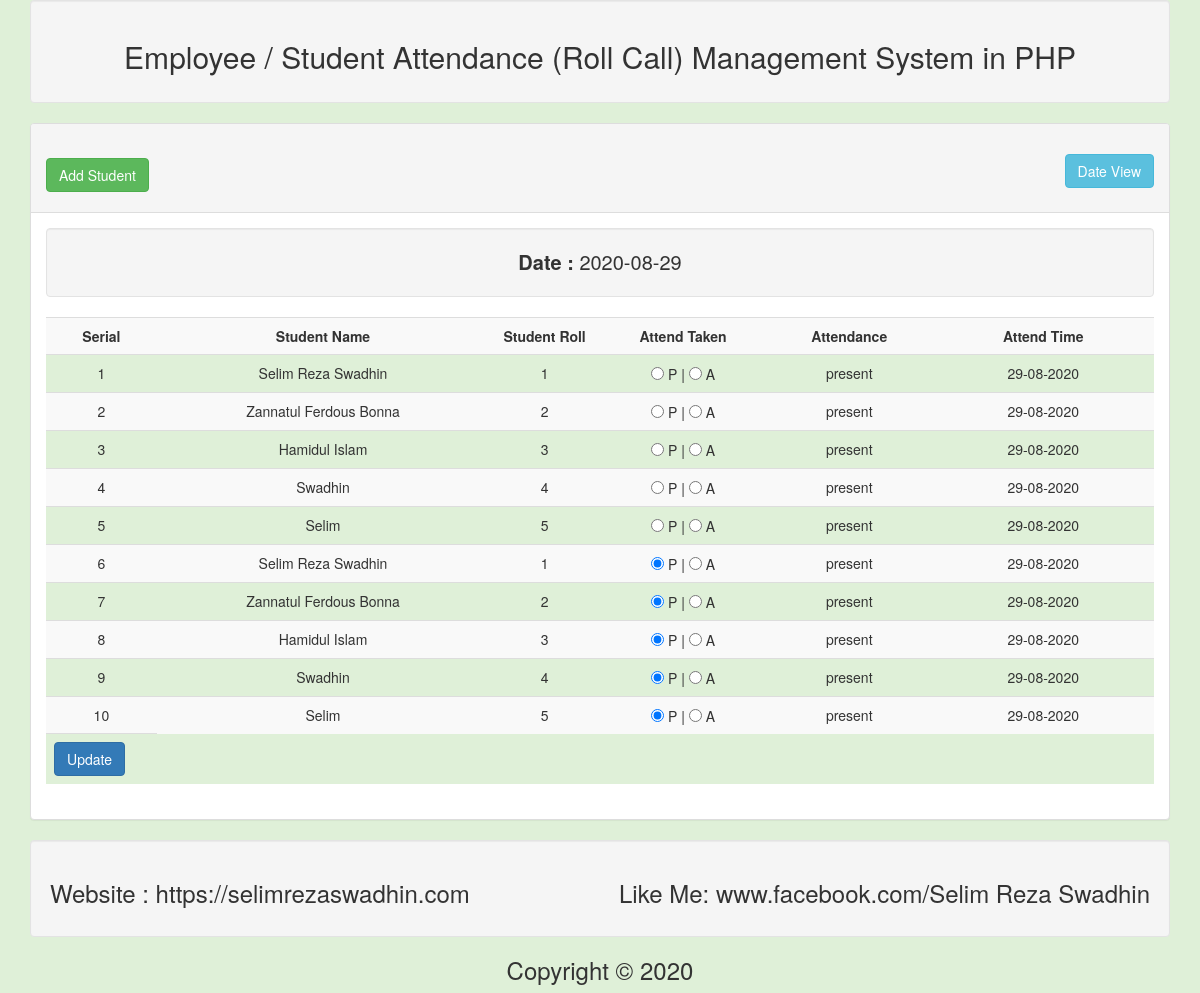
The page /student_view.php?dt=2020-08-29 on the database its author committed.
### tables this page shows
CREATE TABLE IF NOT EXISTS `tbl_student` (
  `id` int(11) NOT NULL AUTO_INCREMENT COMMENT 'auto and primary',
  `name` varchar(255) NOT NULL,
  `roll` int(11) NOT NULL COMMENT 'roll is unique',
  PRIMARY KEY (`id`),
  UNIQUE KEY `roll` (`roll`)
);

CREATE TABLE IF NOT EXISTS `tbl_attendance` (
  `id` int(11) NOT NULL AUTO_INCREMENT,
  `roll` int(11) NOT NULL COMMENT 'roll here foreign key',
  `attend` varchar(255) NOT NULL,
  `attend_time` date NOT NULL,
  PRIMARY KEY (`id`)
);

### lib/Database.php (called while the page is built, shortened)
<?php
Class Database{
    public $host   = DB_HOST;
    public $user   = DB_USER;
    public $pass   = DB_PASS;
    public $dbname = DB_NAME;
    public $link;
    private function connectDB(){
        $this->link = new mysqli($this->host, $this->user, $this->pass, $this->dbname);
    }
    public function select($query){
        $result = $this->link->query($query) or die($this->link->error.__LINE__);
        if($result->num_rows > 0){
            return $result;
        } else {
            return false;
        }
    }
}

### lib/Student.php (called while the page is built, shortened)
<?php
$filepath = realpath(dirname(__FILE__));
include_once($filepath . '/Database.php');
?>
<?php
class Student
{
    private $db;
    public function __construct()
    {
        $this->db = new Database();
    }
    public function getAllData($get_date)
    {
        $query = "select tbl_student.name, tbl_attendance.*
                  from tbl_student
                  inner join tbl_attendance
                  on
                  tbl_student.roll = tbl_attendance.roll
                  where attend_time = '$get_date'
                  ";
        $getdata = $this->db->select($query);
        return $getdata;
    }
}

### student_view.php (the view, shortened to what this page needs)
<?php
require_once 'inc/header.php';
require_once 'lib/Database.php';
require_once 'lib/Student.php';
?>
<?php
$stu = new Student();
$get_date = $_GET['dt'];
?>
<div class="panel panel-default">
    <div class="panel-heading">
        <h2>
            <a class="btn btn-success" href="add.php">Add Student</a>
            <a class="btn btn-info pull-right" href="date_view.php">Date View</a>
        </h2>
    </div>
    <div class="panel-body">
        <div class="well text-center" style="font-size: 20px;">
            <strong>Date : </strong><?= $get_date; ?>
        </div>
        <form action="" method="post">
            <table class="table table-striped bg-success">
                <tr>
                    <th class="text-center" width="10%">Serial</th>
                    <th class="text-center" width="30%">Student Name</th>
                    <th class="text-center" width="10%">Student Roll</th>
                    <th class="text-center" width="15%">Attend Taken</th>
                    <th class="text-center" width="15%">Attendance</th>
                    <th class="text-center" width="20%">Attend Time</th>
                </tr>
                <?php
                $get_date = $_GET['dt'];
                $get_student = $stu->getAllData($get_date);
                if ($get_student){
                    $i = 0;
                    while ($value = $get_student->fetch_assoc()){
                        $i++;?>
                        <tr class="text-center">
                            <td><?= $i; ?></td>
                            <td><?= ucwords($value['name']); ?></td>
                            <td><?= $value['roll']; ?></td>
                            <td>
                                <input type="radio" name="attend[<?= $value['roll']; ?>]" value="present" <?php if($value['attend'] == 'present'){echo 'checked';}?> > P |
                                <input type="radio" name="attend[<?= $value['roll']; ?>]" value="absent" <?php if($value['attend'] == 'absent'){echo 'checked';}?>> A
                            </td>
                            <td><?= $value['attend']; ?></td>
                            <td><?= date('d-m-Y', strtotime($value['attend_time'])); ?></td>
                        </tr>
                    <?php }} ?>
                <tr>
                    <td colspan="">
                        <input class="btn btn-primary" type="submit" name="submit" value="Update">
                    </td>
                </tr>
            </table>
        </form>
    </div>
</div>
<?php require_once 'inc/footer.php';

### rows shown on the page
tbl_student: name "Selim Reza Swadhin", tbl_attendance.roll "1", tbl_attendance.attend "present", tbl_attendance.attend_time "29-08-2020"
tbl_student: name "Zannatul Ferdous Bonna", tbl_attendance.roll "2", tbl_attendance.attend "present", tbl_attendance.attend_time "29-08-2020"
tbl_student: name "Hamidul Islam", tbl_attendance.roll "3", tbl_attendance.attend "present", tbl_attendance.attend_time "29-08-2020"
tbl_student: name "Swadhin", tbl_attendance.roll "4", tbl_attendance.attend "present", tbl_attendance.attend_time "29-08-2020"
tbl_student: name "Selim", tbl_attendance.roll "5", tbl_attendance.attend "present", tbl_attendance.attend_time "29-08-2020"
tbl_attendance: attend "☑"
tbl_attendance: attend "☑"
tbl_attendance: attend "☑"
tbl_attendance: attend "☑"
tbl_attendance: attend "☑"

### other values the page prints
$get_date "2020-08-29"
